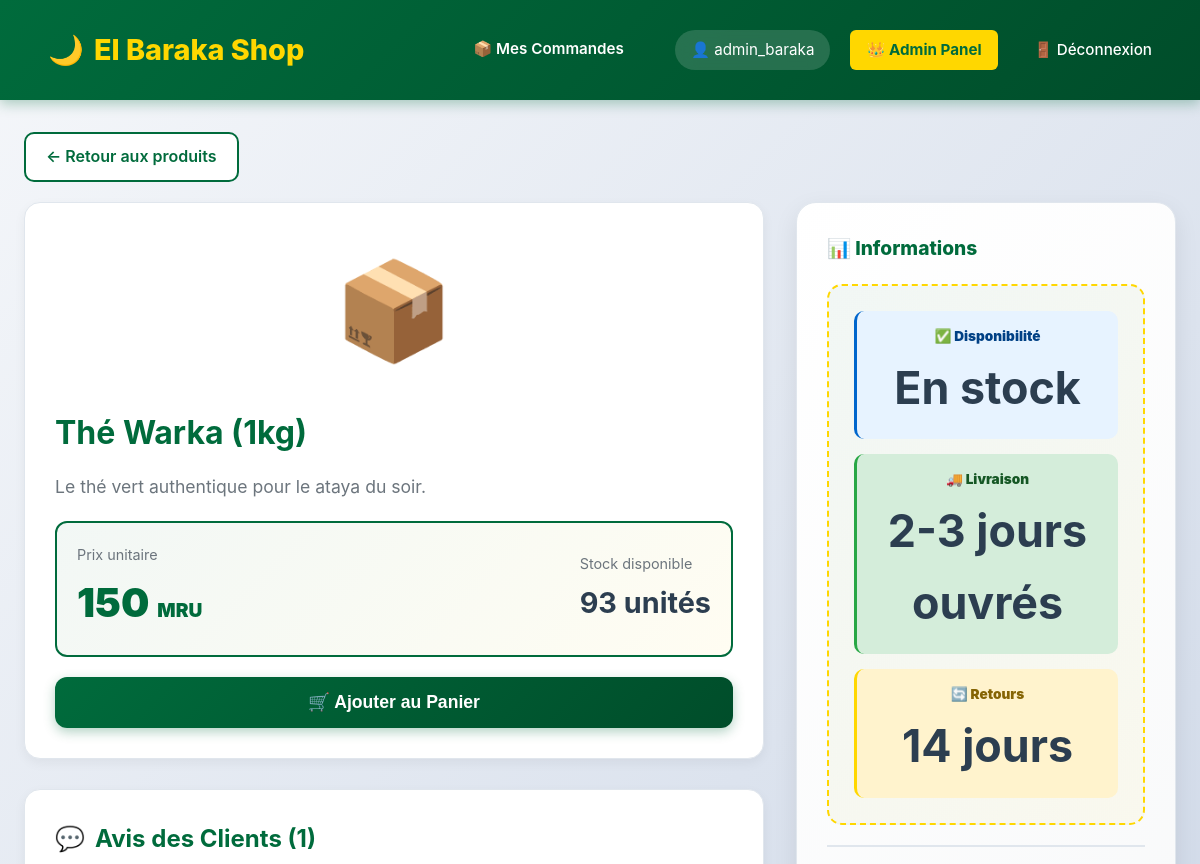
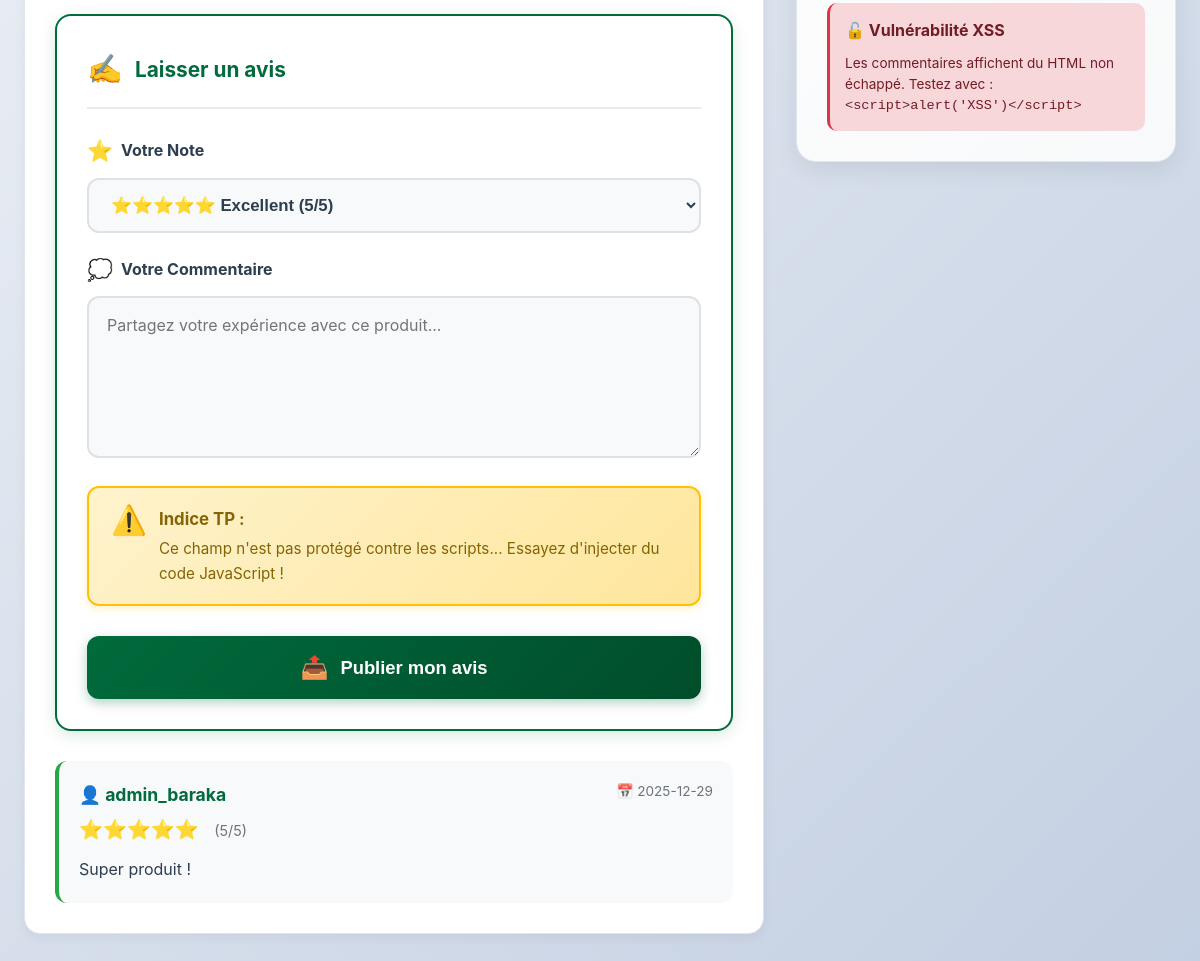
/produit/1 (signed in), run on an earlier commit of the app's database (2 pictures, top to bottom).
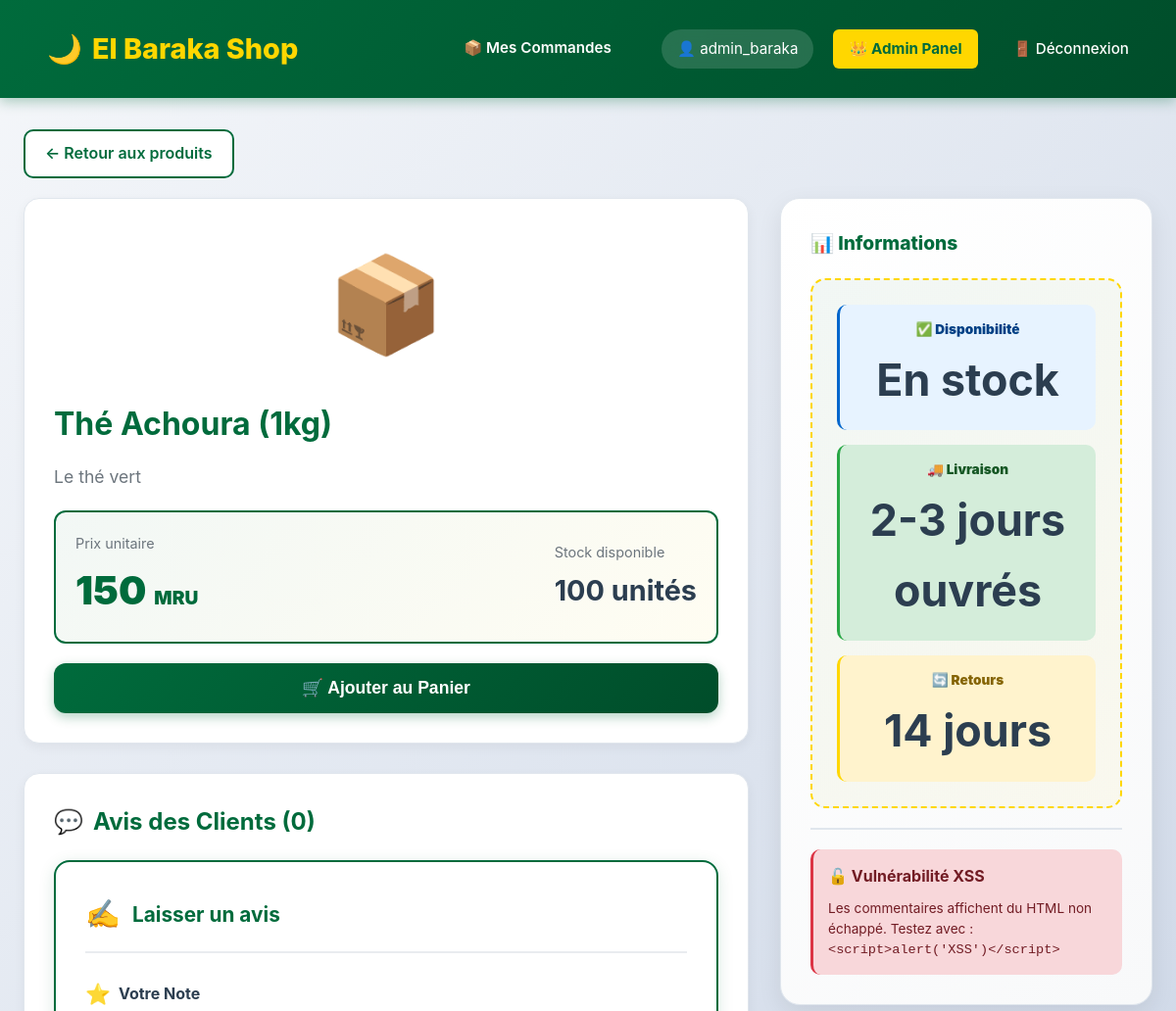
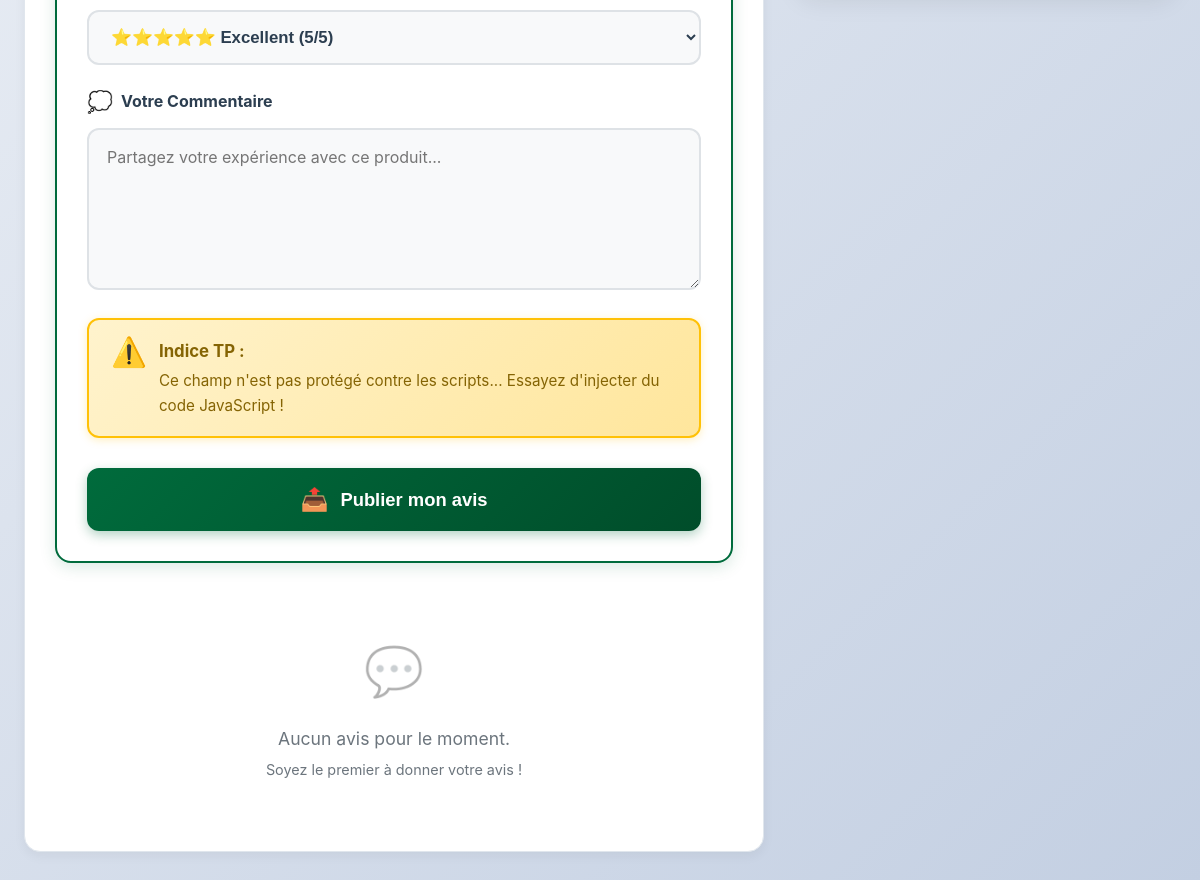
And on a later commit of the database (2 pictures, top to bottom).
### tables this page shows
CREATE TABLE utilisateurs (
            id INTEGER PRIMARY KEY AUTOINCREMENT,
            username TEXT NOT NULL UNIQUE,
            password TEXT NOT NULL,
            telephone TEXT,
            adresse TEXT,
            est_admin BOOLEAN DEFAULT 0,
            solde_mru DECIMAL(10, 2) DEFAULT 0.00
        );

CREATE TABLE produits (
            id INTEGER PRIMARY KEY AUTOINCREMENT,
            nom TEXT NOT NULL,
            description TEXT,
            prix DECIMAL(10, 2) NOT NULL,
            quantite INTEGER DEFAULT 10
        );

CREATE TABLE commentaires (
    id INT AUTO_INCREMENT PRIMARY KEY,
    produit_id INT,
    utilisateur_id INT,
    message TEXT,                          -- L'étudiant injecte <script> ici
    note INT CHECK (note BETWEEN 1 AND 5),
    date_post DATETIME DEFAULT CURRENT_TIMESTAMP,
    FOREIGN KEY (produit_id) REFERENCES produits(id),
    FOREIGN KEY (utilisateur_id) REFERENCES utilisateurs(id)
);

### app.py (the view)
@app.route('/produit/<int:produit_id>')
def produit_details(produit_id):
    if 'user_id' not in session: return redirect('/login')
    conn = get_db_connection()
    produit = conn.execute("SELECT * FROM produits WHERE id = ?", (produit_id,)).fetchone()
    if not produit:
        flash("Produit introuvable.", "danger")
        conn.close()
        return redirect('/')
    commentaires = conn.execute("""
        SELECT c.*, u.username
        FROM commentaires c
        JOIN utilisateurs u ON c.utilisateur_id = u.id
        WHERE c.produit_id = ?
        ORDER BY c.date_post DESC
    """, (produit_id,)).fetchall()
    conn.close()
    return render_template('produit_details.html', produit=produit, commentaires=commentaires)

### app.py (called while the page is built)
def get_db_connection():
    conn = sqlite3.connect('elbaraka.db')
    conn.row_factory = sqlite3.Row
    return conn

### templates/produit_details.html (shortened to what the changed rows need)
{% extends "base.html" %}
{% block content %}
<div style="max-width: 1200px; margin: 0 auto;">
    <div class="main-layout">
        <div>
            <div style="background: white; padding: 30px; border-radius: 16px; box-shadow: 0 4px 12px rgba(0,0,0,0.05); border: 1px solid #e0e6ed; margin-bottom: 30px;">
                <div style="text-align: center; font-size: 6rem; margin-bottom: 20px;">📦</div>
                <h1 style="color: var(--primary); margin-bottom: 15px; font-size: 2rem;">{{ produit.nom }}</h1>
                <p style="color: #6c757d; font-size: 1.1rem; line-height: 1.6; margin-bottom: 20px;">
                    {{ produit.description }}
                </p>
                <div style="display: flex; justify-content: space-between; align-items: center; padding: 20px; background: linear-gradient(135deg, rgba(0, 107, 60, 0.05) 0%, rgba(255, 215, 0, 0.05) 100%); border-radius: 12px; border: 2px solid var(--primary);">
                    <div>
                        <div style="font-size: 0.9rem; color: #6c757d; margin-bottom: 5px;">Prix unitaire</div>
                        <div style="font-size: 2.5rem; font-weight: 900; color: var(--primary);">
                            {{ produit.prix }} <span style="font-size: 1.2rem;">MRU</span>
                        </div>
                    </div>
                    <div>
                        <div style="font-size: 0.9rem; color: #6c757d; margin-bottom: 5px;">Stock disponible</div>
                        <div style="font-size: 1.8rem; font-weight: 700; color: var(--text);">
                            {{ produit.quantite }} unités
                        </div>
                    </div>
                </div>
                <button class="btn-primary" style="width: 100%; margin-top: 20px; padding: 15px; font-size: 1.1rem;">
                    🛒 Ajouter au Panier
                </button>
            </div>
            <div style="background: white; padding: 30px; border-radius: 16px; box-shadow: 0 4px 12px rgba(0,0,0,0.05); border: 1px solid #e0e6ed;">
                <h2 style="color: var(--primary); margin-bottom: 20px; display: flex; align-items: center; gap: 10px;">
                    <span>💬</span>
                    <span>Avis des Clients ({{ commentaires|length }})</span>
                </h2>
                <div style="display: flex; flex-direction: column; gap: 20px;">
                    {% if commentaires %}
                        {% for c in commentaires %}
                        <div style="background: #f8f9fa; padding: 20px; border-radius: 12px; border-left: 4px solid #28a745;">
                            <div style="display: flex; justify-content: space-between; align-items: start; margin-bottom: 10px;">
                                <div>
                                    <strong style="color: var(--primary); font-size: 1.1rem;">👤 {{ c.username }}</strong>
                                    <div style="color: var(--gold); font-size: 1.2rem; margin-top: 5px;">
                                        {{ '⭐' * (c.note|int) }}
                                        <span style="color: #6c757d; font-size: 0.9rem; margin-left: 10px;">({{ c.note }}/5)</span>
                                    </div>
                                </div>
                                <span style="color: #6c757d; font-size: 0.85rem;">
                                    📅 {{ c.date_post[:10] }}
                                </span>
                            </div>
                            <div style="color: var(--text); line-height: 1.6; margin-top: 12px;">
                                {{ c.message | safe }}
                            </div>
                        </div>
                        {% endfor %}
                    {% else %}
                        <div style="text-align: center; padding: 40px; color: #6c757d;">
                            <div style="font-size: 3rem; margin-bottom: 15px; opacity: 0.3;">💬</div>
                            <p style="font-size: 1.1rem; margin: 0;">Aucun avis pour le moment.</p>
                            <p style="font-size: 0.9rem; margin-top: 5px;">Soyez le premier à donner votre avis !</p>
                        </div>
                    {% endif %}
                </div>
            </div>
        </div>
    </div>
</div>
{% endblock %}

### templates/base.html (shortened to what this page needs)
<!DOCTYPE html>
<html lang="fr">
<head>
    <link rel="stylesheet" href="{{ url_for('static', filename='style.css') }}">
</head>
<body>
    <nav class="navbar">
        <a href="/" class="brand">
            <span>🌙</span>
            <span>El Baraka Shop</span>
        </a>
        <div class="user-info">
            {% if session.get('user_id') %}
                <a href="/mes-commandes" style="color: white; text-decoration: none; font-weight: 600; margin-right: 15px; border-bottom: 2px solid transparent; transition: all 0.3s;" onmouseover="this.style.borderBottom='2px solid var(--gold)'" onmouseout="this.style.borderBottom='2px solid transparent'">
                    📦 Mes Commandes
                </a>
                <span style="background: rgba(255, 255, 255, 0.15); padding: 8px 16px; border-radius: 20px; backdrop-filter: blur(10px);">
                    👤 {{ session.get('username') }}
                </span>
                {% if session.get('est_admin') %}
                    <a href="/admin/users" style="background: var(--gold); color: var(--primary); font-weight: 700;">
                        👑 Admin Panel
                    </a>
                {% endif %}
                <a href="/logout">🚪 Déconnexion</a>
            {% else %}
                <a href="/login">🔐 Connexion</a>
            {% endif %}
        </div>
    </nav>
    <div class="container">
        {% block content %}{% endblock %}
    </div>
</body>
</html>

What changed in the data, as far as the page shows it:
no longer on this page (row unchanged): utilisateurs: get "admin_baraka"
removed commentaires: username "admin_baraka", note "⭐⭐⭐⭐⭐", note "5", date_post "2025-12-29", message "Super produit !"
changed produits: nom "Thé Warka (1kg)" → "Thé Achoura (1kg)"; description "Le thé vert authentique pour le ataya du soir." → "Le thé vert"; quantite "93" → "100"
Also different on the page:
{{ session.get('username') }}: (not shown) → "admin_baraka"
{{ commentaires|length }}: "1" → "0"
text now shown: "💬 Aucun avis pour le moment. Soyez le premier à donner votre avis !"
